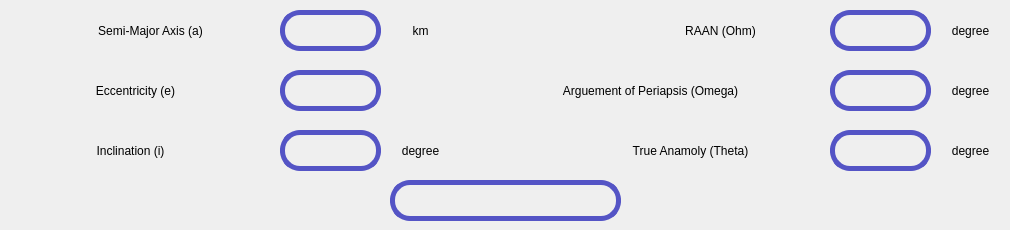
                           <widget class="QWidget" name="orbital_elements_screen">
                            <widget class="QLabel" name="semi_major_axis_inpt_orbitalElements">
                             <property name="geometry">
                              <rect>
                               <x>280</x>
                               <y>10</y>
                               <width>101</width>
                               <height>41</height>
                              </rect>
                             </property>
                             <property name="styleSheet">
                              <string notr="true">QLabel{
	
	border: 5px solid rgb(84, 84, 197);
	font: 12pt &quot;Arial&quot;;
	border-radius: 20px;
	color:white;
}


QLabel:hover{
	border: 4px solid rgb(2, 119, 189);


}</string>
                             </property>
                             <property name="text">
                              <string/>
                             </property>
                            </widget>
                            <widget class="QLabel" name="eccentricity_inpt_orbitalElements">
                             <property name="geometry">
                              <rect>
                               <x>280</x>
                               <y>70</y>
                               <width>101</width>
                               <height>41</height>
                              </rect>
                             </property>
                             <property name="styleSheet">
                              <string notr="true">QLabel{
	
	border: 5px solid rgb(84, 84, 197);
	font: 12pt &quot;Arial&quot;;
	border-radius: 20px;
	color:white;
}


QLabel:hover{
	border: 4px solid rgb(2, 119, 189);


}</string>
                             </property>
                             <property name="text">
                              <string/>
                             </property>
                            </widget>
                            <widget class="QLabel" name="inclination_inpt_orbitalElements">
                             <property name="geometry">
                              <rect>
                               <x>280</x>
                               <y>130</y>
                               <width>101</width>
                               <height>41</height>
                              </rect>
                             </property>
                             <property name="styleSheet">
                              <string notr="true">QLabel{
	
	border: 5px solid rgb(84, 84, 197);
	font: 12pt &quot;Arial&quot;;
	border-radius: 20px;
	color:white;
}


QLabel:hover{
	border: 4px solid rgb(2, 119, 189);


}</string>
                             </property>
                             <property name="text">
                              <string/>
                             </property>
                            </widget>
                            <widget class="QLabel" name="raan_inpt_orbitalElements">
                             <property name="geometry">
                              <rect>
                               <x>830</x>
                               <y>10</y>
                               <width>101</width>
                               <height>41</height>
                              </rect>
                             </property>
                             <property name="styleSheet">
                              <string notr="true">QLabel{
	
	border: 5px solid rgb(84, 84, 197);
	font: 12pt &quot;Arial&quot;;
	border-radius: 20px;
	color:white;
}


QLabel:hover{
	border: 4px solid rgb(2, 119, 189);


}</string>
                             </property>
                             <property name="text">
                              <string/>
                             </property>
                            </widget>
                            <widget class="QLabel" name="argment_of_peri__inpt_orbitalElements">
                             <property name="geometry">
                              <rect>
                               <x>830</x>
                               <y>70</y>
                               <width>101</width>
                               <height>41</height>
                              </rect>
                             </property>
                             <property name="styleSheet">
                              <string notr="true">QLabel{
	
	border: 5px solid rgb(84, 84, 197);
	font: 12pt &quot;Arial&quot;;
	border-radius: 20px;
	color:white;
}


QLabel:hover{
	border: 4px solid rgb(2, 119, 189);


}</string>
                             </property>
                             <property name="text">
                              <string/>
                             </property>
                            </widget>
                            <widget class="QLabel" name="tru_anmly_inpt_orbitalElements">
                             <property name="geometry">
                              <rect>
                               <x>830</x>
                               <y>130</y>
                               <width>101</width>
                               <height>41</height>
                              </rect>
                             </property>
                             <property name="styleSheet">
                              <string notr="true">QLabel{
	
	border: 5px solid rgb(84, 84, 197);
	font: 12pt &quot;Arial&quot;;
	border-radius: 20px;
	color:white;
}


QLabel:hover{
	border: 4px solid rgb(2, 119, 189);


}</string>
                             </property>
                             <property name="text">
                              <string/>
                             </property>
                            </widget>
                            <widget class="QLabel" name="label_73">
                             <property name="geometry">
                              <rect>
                               <x>50</x>
                               <y>20</y>
                               <width>201</width>
                               <height>21</height>
                              </rect>
                             </property>
                             <property name="styleSheet">
                              <string notr="true">border:none;</string>
                             </property>
                             <property name="text">
                              <string>Semi-Major Axis (a)</string>
                             </property>
                             <property name="alignment">
                              <set>Qt::AlignCenter</set>
                             </property>
                            </widget>
                            <widget class="QLabel" name="label_74">
                             <property name="geometry">
                              <rect>
                               <x>50</x>
                               <y>80</y>
                               <width>161</width>
                               <height>21</height>
                              </rect>
                             </property>
                             <property name="styleSheet">
                              <string notr="true">border:none;</string>
                             </property>
                             <property name="text">
                              <string>   Eccentricity (e)</string>
                             </property>
                             <property name="alignment">
                              <set>Qt::AlignCenter</set>
                             </property>
                            </widget>
                            <widget class="QLabel" name="label_75">
                             <property name="geometry">
                              <rect>
                               <x>50</x>
                               <y>140</y>
                               <width>161</width>
                               <height>21</height>
                              </rect>
                             </property>
                             <property name="styleSheet">
                              <string notr="true">border:none;</string>
                             </property>
                             <property name="text">
                              <string>Inclination (i)</string>
                             </property>
                             <property name="alignment">
                              <set>Qt::AlignCenter</set>
                             </property>
                            </widget>
                            <widget class="QLabel" name="label_76">
                             <property name="geometry">
                              <rect>
                               <x>580</x>
                               <y>140</y>
                               <width>221</width>
                               <height>21</height>
                              </rect>
                             </property>
                             <property name="styleSheet">
                              <string notr="true">border:none;</string>
                             </property>
                             <property name="text">
                              <string>True Anamoly (Theta)</string>
                             </property>
                             <property name="alignment">
                              <set>Qt::AlignCenter</set>
                             </property>
                            </widget>
                            <widget class="QLabel" name="label_77">
                             <property name="geometry">
                              <rect>
                               <x>640</x>
                               <y>20</y>
                               <width>161</width>
                               <height>21</height>
                              </rect>
                             </property>
                             <property name="styleSheet">
                              <string notr="true">border:none;</string>
                             </property>
                             <property name="text">
                              <string>RAAN (Ohm)</string>
                             </property>
                             <property name="alignment">
                              <set>Qt::AlignCenter</set>
                             </property>
                            </widget>
                            <widget class="QLabel" name="label_78">
                             <property name="geometry">
                              <rect>
                               <x>500</x>
                               <y>80</y>
                               <width>301</width>
                               <height>21</height>
                              </rect>
                             </property>
                             <property name="styleSheet">
                              <string notr="true">border:none;</string>
                             </property>
                             <property name="text">
                              <string>Arguement of Periapsis (Omega)</string>
                             </property>
                             <property name="alignment">
                              <set>Qt::AlignCenter</set>
                             </property>
                            </widget>
                            <widget class="QLabel" name="label_107">
                             <property name="geometry">
                              <rect>
                               <x>390</x>
                               <y>20</y>
                               <width>61</width>
                               <height>21</height>
                              </rect>
                             </property>
                             <property name="styleSheet">
                              <string notr="true">border:none;</string>
                             </property>
                             <property name="text">
                              <string>km</string>
                             </property>
                             <property name="alignment">
                              <set>Qt::AlignCenter</set>
                             </property>
                            </widget>
                            <widget class="QLabel" name="label_108">
                             <property name="geometry">
                              <rect>
                               <x>940</x>
                               <y>20</y>
                               <width>61</width>
                               <height>21</height>
                              </rect>
                             </property>
                             <property name="styleSheet">
                              <string notr="true">border:none;</string>
                             </property>
                             <property name="text">
                              <string>degree</string>
                             </property>
                             <property name="alignment">
                              <set>Qt::AlignCenter</set>
                             </property>
                            </widget>
                            <widget class="QLabel" name="label_109">
                             <property name="geometry">
                              <rect>
                               <x>390</x>
                               <y>140</y>
                               <width>61</width>
                               <height>21</height>
                              </rect>
                             </property>
                             <property name="styleSheet">
                              <string notr="true">border:none;</string>
                             </property>
                             <property name="text">
                              <string>degree</string>
                             </property>
                             <property name="alignment">
                              <set>Qt::AlignCenter</set>
                             </property>
                            </widget>
                            <widget class="QLabel" name="label_110">
                             <property name="geometry">
                              <rect>
                               <x>940</x>
                               <y>80</y>
                               <width>61</width>
                               <height>21</height>
                              </rect>
                             </property>
                             <property name="styleSheet">
                              <string notr="true">border:none;</string>
                             </property>
                             <property name="text">
                              <string>degree</string>
                             </property>
                             <property name="alignment">
                              <set>Qt::AlignCenter</set>
                             </property>
                            </widget>
                            <widget class="QLabel" name="label_111">
                             <property name="geometry">
                              <rect>
                               <x>940</x>
                               <y>140</y>
                               <width>61</width>
                               <height>21</height>
                              </rect>
                             </property>
                             <property name="styleSheet">
                              <string notr="true">border:none;</string>
                             </property>
                             <property name="text">
                              <string>degree</string>
                             </property>
                             <property name="alignment">
                              <set>Qt::AlignCenter</set>
                             </property>
                            </widget>
                            <widget class="QLabel" name="orbit_type_orbitalElements">
                             <property name="geometry">
                              <rect>
                               <x>390</x>
                               <y>180</y>
                               <width>231</width>
                               <height>41</height>
                              </rect>
                             </property>
                             <property name="styleSheet">
                              <string notr="true">QLabel{
	
	border: 5px solid rgb(84, 84, 197);
	font: 12pt &quot;Arial&quot;;
	border-radius: 20px;
	color:white;
}


QLabel:hover{
	border: 4px solid rgb(2, 119, 189);


}</string>
                             </property>
                             <property name="text">
                              <string/>
                             </property>
                            </widget>
                           </widget>
